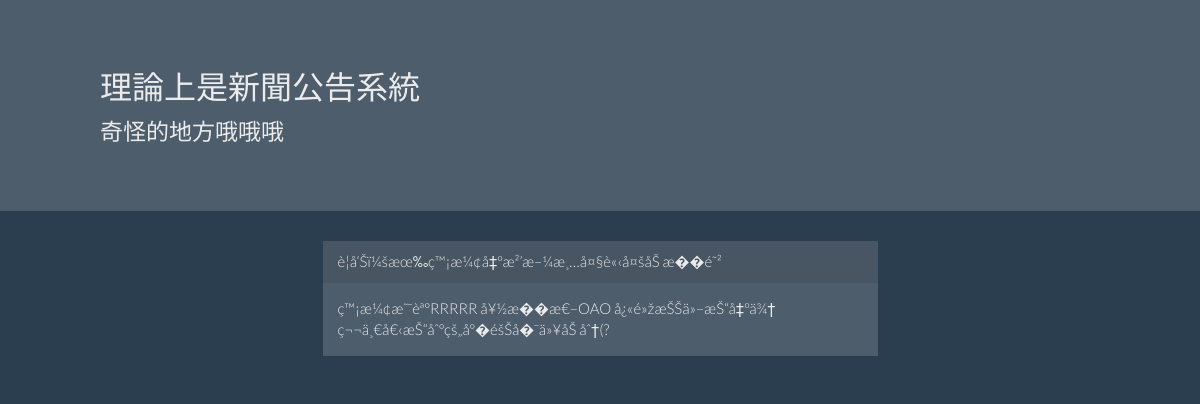
The page /news/view.php?id=2 on the database its author committed.
### tables this page shows
CREATE TABLE IF NOT EXISTS `news` (
  `id` int(11) NOT NULL,
  `title` text NOT NULL,
  `content` text NOT NULL,
  UNIQUE KEY `id` (`id`)
);

### news/view.php (the view, shortened to what this page needs)
<!DOCTYPE html>
<html>
	<head>
		<link rel="stylesheet" type="text/css" href="../bootstrap.css">
	</head>
	<body>
		<div class="jumbotron">
			<div style="padding-left:100px">
			<h2>理論上是新聞公告系統</h2>
			<p>奇怪的地方哦哦哦</p>
			</div>
		</div>
		<div class="container">
		    <div class="row">
		        <div class="col-md-6 col-md-offset-3">
						<?php
						$id=$_GET['id'];
						$sql="SELECT * FROM `news` WHERE id=$id";
						$result = mysql_query($sql);
						$row = mysql_fetch_row($result);
						echo'
						<div class="panel panel-default">
						  <div class="panel-heading">'.$row[1].'</div>
						  <div class="panel-body">'.
						    $row[2].'
						  </div>
						</div>
						';
						?>
		        </div>
		    </div>
		</div>
	</body>
</html>

### rows shown on the page
news: title "è­¦å‘Šï¼šæœ‰ç™¡æ¼¢å‡ºæ²’æ–¼æ¸…å¤§è«‹å¤šåŠ æ��é˜²", content "ç™¡æ¼¢æ˜¯èª°RRRRR å¥½æ��æ€–OAO å¿«é»žæŠŠä»–æŠ“å‡ºä¾† ç¬¬ä¸€å€‹æŠ“åˆ°çš„å°�éšŠå�¯ä»¥åŠ åˆ†(?"
